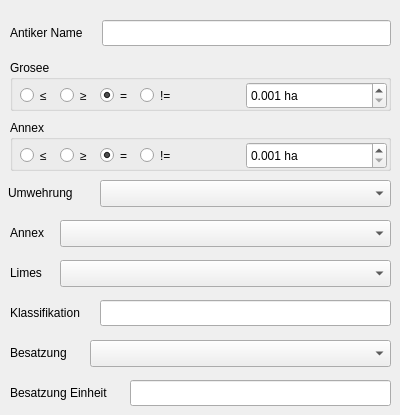
   <widget class="QWidget" name="advanced">
    <attribute name="title">
     <string>Erweiterte</string>
    </attribute>
    <attribute name="toolTip">
     <string>Advance filter inputs</string>
    </attribute>
    <widget class="QLabel" name="label_3">
     <property name="geometry">
      <rect>
       <x>10</x>
       <y>20</y>
       <width>91</width>
       <height>26</height>
      </rect>
     </property>
     <property name="toolTip">
      <string>Ancient name</string>
     </property>
     <property name="text">
      <string>Antiker Name</string>
     </property>
    </widget>
    <widget class="QgsFilterLineEdit" name="mLineEditAntiker_Name">
     <property name="geometry">
      <rect>
       <x>102</x>
       <y>20</y>
       <width>289</width>
       <height>26</height>
      </rect>
     </property>
     <property name="toolTip">
      <string>Ancient name</string>
     </property>
     <property name="text">
      <string/>
     </property>
     <property name="qgisRelation" stdset="0">
      <string notr="true"/>
     </property>
    </widget>
    <widget class="QLabel" name="label_7">
     <property name="geometry">
      <rect>
       <x>10</x>
       <y>220</y>
       <width>61</width>
       <height>26</height>
      </rect>
     </property>
     <property name="toolTip">
      <string>Annexe</string>
     </property>
     <property name="text">
      <string>Annex</string>
     </property>
    </widget>
    <widget class="QLabel" name="label_6">
     <property name="geometry">
      <rect>
       <x>8</x>
       <y>180</y>
       <width>111</width>
       <height>26</height>
      </rect>
     </property>
     <property name="toolTip">
      <string>Defences</string>
     </property>
     <property name="text">
      <string>Umwehrung</string>
     </property>
    </widget>
    <widget class="QgsCheckableComboBox" name="comboxBoxUmwehrung">
     <property name="geometry">
      <rect>
       <x>100</x>
       <y>180</y>
       <width>291</width>
       <height>27</height>
      </rect>
     </property>
     <property name="toolTip">
      <string>Defences</string>
     </property>
     <property name="currentText">
      <string/>
     </property>
     <property name="defaultText">
      <string/>
     </property>
    </widget>
    <widget class="QLabel" name="label_20">
     <property name="geometry">
      <rect>
       <x>10</x>
       <y>380</y>
       <width>121</width>
       <height>26</height>
      </rect>
     </property>
     <property name="toolTip">
      <string>Unit</string>
     </property>
     <property name="text">
      <string>Besatzung Einheit</string>
     </property>
    </widget>
    <widget class="QgsFilterLineEdit" name="mLineEditBesatzung_Einheit">
     <property name="geometry">
      <rect>
       <x>130</x>
       <y>380</y>
       <width>261</width>
       <height>26</height>
      </rect>
     </property>
     <property name="toolTip">
      <string>Unit</string>
     </property>
     <property name="text">
      <string/>
     </property>
     <property name="qgisRelation" stdset="0">
      <string notr="true"/>
     </property>
    </widget>
    <widget class="QgsFilterLineEdit" name="mLineEditKlassifikation">
     <property name="geometry">
      <rect>
       <x>100</x>
       <y>300</y>
       <width>291</width>
       <height>26</height>
      </rect>
     </property>
     <property name="toolTip">
      <string>Classification</string>
     </property>
     <property name="text">
      <string/>
     </property>
     <property name="qgisRelation" stdset="0">
      <string notr="true"/>
     </property>
    </widget>
    <widget class="QLabel" name="label_10">
     <property name="geometry">
      <rect>
       <x>10</x>
       <y>260</y>
       <width>61</width>
       <height>26</height>
      </rect>
     </property>
     <property name="toolTip">
      <string>Frontier / group of installations</string>
     </property>
     <property name="text">
      <string>Limes</string>
     </property>
    </widget>
    <widget class="QLabel" name="label_11">
     <property name="geometry">
      <rect>
       <x>10</x>
       <y>300</y>
       <width>81</width>
       <height>26</height>
      </rect>
     </property>
     <property name="toolTip">
      <string>Classification</string>
     </property>
     <property name="text">
      <string>Klassifikation</string>
     </property>
    </widget>
    <widget class="QLabel" name="label_19">
     <property name="geometry">
      <rect>
       <x>10</x>
       <y>340</y>
       <width>81</width>
       <height>26</height>
      </rect>
     </property>
     <property name="toolTip">
      <string>Garrison (type of unit)</string>
     </property>
     <property name="text">
      <string>Besatzung</string>
     </property>
    </widget>
    <widget class="QgsCheckableComboBox" name="comboBoxAnnex">
     <property name="geometry">
      <rect>
       <x>60</x>
       <y>220</y>
       <width>331</width>
       <height>27</height>
      </rect>
     </property>
     <property name="toolTip">
      <string>Annexe</string>
     </property>
    </widget>
    <widget class="QgsCheckableComboBox" name="comboBoxLimes">
     <property name="geometry">
      <rect>
       <x>60</x>
       <y>260</y>
       <width>331</width>
       <height>27</height>
      </rect>
     </property>
     <property name="toolTip">
      <string>Frontier / group of installations</string>
     </property>
    </widget>
    <widget class="QgsCheckableComboBox" name="comboBoxBesatzung">
     <property name="geometry">
      <rect>
       <x>90</x>
       <y>340</y>
       <width>301</width>
       <height>27</height>
      </rect>
     </property>
     <property name="toolTip">
      <string>Garrison (type of unit)</string>
     </property>
    </widget>
    <widget class="QGroupBox" name="groupBox_14">
     <property name="geometry">
      <rect>
       <x>10</x>
       <y>60</y>
       <width>381</width>
       <height>51</height>
      </rect>
     </property>
     <property name="toolTip">
      <string>Size in hectares</string>
     </property>
     <property name="statusTip">
      <string/>
     </property>
     <property name="title">
      <string>Grosee</string>
     </property>
     <widget class="QgsDoubleSpinBox" name="spinBoxGrosseInHektar">
      <property name="geometry">
       <rect>
        <x>236</x>
        <y>22</y>
        <width>141</width>
        <height>27</height>
       </rect>
      </property>
      <property name="toolTip">
       <string>Size in hectares</string>
      </property>
      <property name="suffix">
       <string> ha</string>
      </property>
      <property name="decimals">
       <number>3</number>
      </property>
      <property name="minimum">
       <double>0.001000000000000</double>
      </property>
      <property name="maximum">
       <double>999999.989999999990687</double>
      </property>
      <property name="singleStep">
       <double>0.001000000000000</double>
      </property>
      <property name="value">
       <double>0.001000000000000</double>
      </property>
      <property name="showClearButton">
       <bool>true</bool>
      </property>
      <property name="clearValue">
       <bool>false</bool>
      </property>
     </widget>
     <widget class="QRadioButton" name="radioButtonGrosseLessOrEqual">
      <property name="geometry">
       <rect>
        <x>10</x>
        <y>25</y>
        <width>31</width>
        <height>21</height>
       </rect>
      </property>
      <property name="toolTip">
       <string>Less then or equal</string>
      </property>
      <property name="text">
       <string>≤</string>
      </property>
     </widget>
     <widget class="QRadioButton" name="radioButtonGrosseMoreOrEqual">
      <property name="geometry">
       <rect>
        <x>50</x>
        <y>25</y>
        <width>31</width>
        <height>21</height>
       </rect>
      </property>
      <property name="toolTip">
       <string>More then or equal</string>
      </property>
      <property name="text">
       <string>≥</string>
      </property>
     </widget>
     <widget class="QRadioButton" name="radioButtonGrosseNotEqual">
      <property name="geometry">
       <rect>
        <x>130</x>
        <y>25</y>
        <width>31</width>
        <height>21</height>
       </rect>
      </property>
      <property name="toolTip">
       <string>Not equal</string>
      </property>
      <property name="text">
       <string>!=</string>
      </property>
     </widget>
     <widget class="QRadioButton" name="radioButtonGrosseEqual">
      <property name="geometry">
       <rect>
        <x>90</x>
        <y>25</y>
        <width>31</width>
        <height>21</height>
       </rect>
      </property>
      <property name="toolTip">
       <string>Equal</string>
      </property>
      <property name="text">
       <string>=</string>
      </property>
      <property name="checked">
       <bool>true</bool>
      </property>
     </widget>
    </widget>
    <widget class="QGroupBox" name="groupBox_15">
     <property name="geometry">
      <rect>
       <x>10</x>
       <y>120</y>
       <width>381</width>
       <height>51</height>
      </rect>
     </property>
     <property name="toolTip">
      <string>Annexe in hectares</string>
     </property>
     <property name="title">
      <string>Annex</string>
     </property>
     <widget class="QRadioButton" name="radioButtonAnnexNotEqual">
      <property name="geometry">
       <rect>
        <x>130</x>
        <y>25</y>
        <width>31</width>
        <height>21</height>
       </rect>
      </property>
      <property name="toolTip">
       <string>Not equal</string>
      </property>
      <property name="text">
       <string>!=</string>
      </property>
     </widget>
     <widget class="QRadioButton" name="radioButtonAnnexEqual">
      <property name="geometry">
       <rect>
        <x>90</x>
        <y>25</y>
        <width>31</width>
        <height>21</height>
       </rect>
      </property>
      <property name="toolTip">
       <string>Equal</string>
      </property>
      <property name="text">
       <string>=</string>
      </property>
      <property name="checked">
       <bool>true</bool>
      </property>
     </widget>
     <widget class="QRadioButton" name="radioButtonAnnexMoreOrEqual">
      <property name="geometry">
       <rect>
        <x>50</x>
        <y>25</y>
        <width>31</width>
        <height>21</height>
       </rect>
      </property>
      <property name="toolTip">
       <string>More then or equal</string>
      </property>
      <property name="text">
       <string>≥</string>
      </property>
     </widget>
     <widget class="QRadioButton" name="radioButtonAnnexLessOrEqual">
      <property name="geometry">
       <rect>
        <x>10</x>
        <y>25</y>
        <width>31</width>
        <height>21</height>
       </rect>
      </property>
      <property name="toolTip">
       <string>Less then or equal</string>
      </property>
      <property name="text">
       <string>≤</string>
      </property>
     </widget>
     <widget class="QgsDoubleSpinBox" name="spinBoxAnnexInHektar">
      <property name="geometry">
       <rect>
        <x>236</x>
        <y>22</y>
        <width>141</width>
        <height>27</height>
       </rect>
      </property>
      <property name="suffix">
       <string> ha</string>
      </property>
      <property name="decimals">
       <number>3</number>
      </property>
      <property name="minimum">
       <double>0.001000000000000</double>
      </property>
      <property name="maximum">
       <double>9999999.000000000000000</double>
      </property>
      <property name="singleStep">
       <double>0.001000000000000</double>
      </property>
      <property name="showClearButton">
       <bool>true</bool>
      </property>
      <property name="clearValue">
       <bool>false</bool>
      </property>
     </widget>
    </widget>
   </widget>
